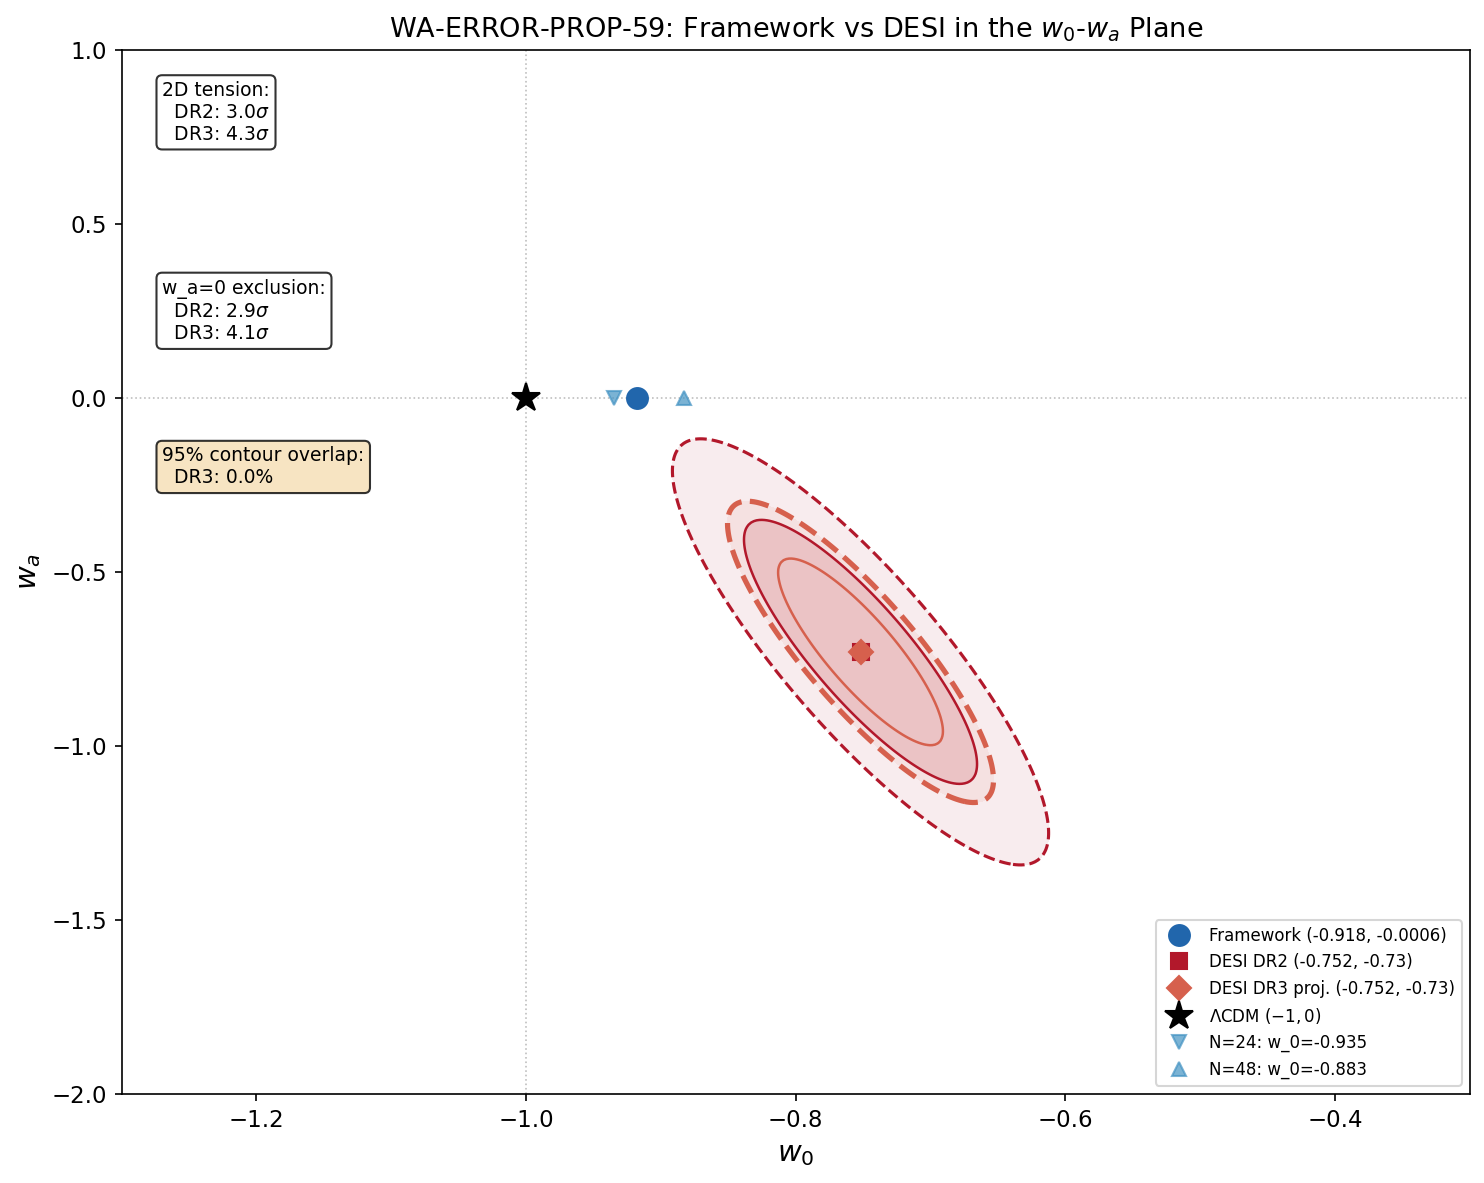

The Python source for this figure:
#!/usr/bin/env python3
"""
s59_wa_error_prop.py — WA-ERROR-PROP-59: w_a Error Propagation for DESI DR3
============================================================================
Gate: WA-ERROR-PROP-59
  PASS: Framework contour overlaps DESI DR3 projected contour at > 5% area
  FAIL: Overlap < 1% (framework excluded at > 3 sigma by projected DR3)
  INFO: Overlap in [1%, 5%]

Physics: The framework predicts w_a ~ 0 (|w_a| < 0.03) because the GGE state
is integrability-protected and the w(tau) trajectory is nearly flat across
the observable redshift range (z ~ 0 to 1.5). DESI DR2 reports w_a = -0.73
+/- 0.25, a 2.9-sigma deviation from w_a = 0.

This script:
  1. Loads w(tau) trajectory from s58_w_desi.npz (Interp A: w_0 = -0.918, w_a = -0.0006)
  2. Propagates framework parameter uncertainties into the w_0-w_a plane:
     - epsilon: +/- 39% (from s58_epsilon_direct.npz)
     - tau_fold: +/- 5% (canonical uncertainty)
     - N_cells: discrete [24, 32, 48] (tessellation uncertainty)
  3. Generates framework 68% and 95% confidence contours
  4. Overlays DESI DR2 and projected DR3 contours
  5. Computes overlap fraction and exclusion significance

Author: Katie Mack (Cosmic Bridge)
Session: 59, Wave 1, Task W1-3
"""

import sys
import os
import numpy as np
import matplotlib
matplotlib.use('Agg')
import matplotlib.pyplot as plt
from matplotlib.patches import Ellipse
from matplotlib.colors import to_rgba
from scipy import stats

SCRIPT_DIR = os.path.dirname(os.path.abspath(__file__))
sys.path.insert(0, SCRIPT_DIR)

from canonical_constants import *

# =============================================================================
# 1. Load upstream data
# =============================================================================
d_w = np.load(os.path.join(SCRIPT_DIR, 's58_w_desi.npz'), allow_pickle=True)
d_eps = np.load(os.path.join(SCRIPT_DIR, 's58_epsilon_direct.npz'), allow_pickle=True)

print("=" * 72)
print("WA-ERROR-PROP-59: w_a Error Propagation for DESI DR3")
print("=" * 72)

# Extract S58 central values (Interpretation A: combined Josephson+GGE)
w0_A_central = float(d_w['w_0_A'])          # -0.918
wa_A_central = float(d_w['w_a_A'])          # -0.000575
w0_A_fit = float(d_w['w0_A_fit'])           # -0.918 (CPL fit)
wa_A_fit = float(d_w['wa_A_fit'])           # -0.000575 (CPL fit)

# Framework uncertainty parameters
epsilon_central = float(d_eps['epsilon_direct'])   # 0.001431
sigma_eps_frac = float(d_eps['sigma_eps_frac'])    # 0.3923 (~39%)

# DESI DR2 values
desi_dr2_w0 = float(d_w['desi_dr2_w0'])     # -0.752
desi_dr2_w0_e = float(d_w['desi_dr2_w0_e']) # 0.057
desi_dr2_wa = float(d_w['desi_dr2_wa'])     # -0.73
desi_dr2_wa_e = float(d_w['desi_dr2_wa_e']) # 0.25

# GGE state parameters
rho_J_cell = float(d_w['rho_J_cell'])       # 10.52
rho_GGE = float(d_w['rho_GGE'])             # 1.709
P_GGE = float(d_w['P_GGE'])                 # -0.688
F_Josephson = float(d_w['F_Josephson'])      # -336.64

print(f"\n=== S58 Central Values (Interpretation A) ===")
print(f"  w_0 = {w0_A_central:.6f}")
print(f"  w_a = {wa_A_central:.6f}")
print(f"  epsilon = {epsilon_central:.6f} +/- {sigma_eps_frac*100:.1f}%")
print(f"  rho_J/cell = {rho_J_cell:.4f} M_KK")
print(f"  rho_GGE = {rho_GGE:.6f} M_KK")
print(f"  P_GGE = {P_GGE:.6f} M_KK")

# =============================================================================
# 2. Parameter uncertainty propagation
# =============================================================================
# Three sources of uncertainty, propagated through the w_0, w_a formulas:
#
# w_0 = (P_J + P_GGE) / (rho_J + rho_GGE)
# where rho_J = |F_J| / N_cells, P_J = -rho_J (CC-like, w_J = -1)
#
# The w_a dependence is through the tau-derivative of w:
# w_a = dw/da|_{a=1} = (dw/dtau) * (dtau/da)|_{a=1}
# Since w(tau) is nearly flat (RMS of A-fit = 2.99e-5), w_a is tiny.
#
# Parameter dependencies:
# 1. epsilon: affects E_GGE and P_GGE through pairing strength
#    w_GGE = P_GGE / rho_GGE. The GGE equation of state depends on epsilon
#    via the integrability-breaking channel. Variation: P_GGE ~ P_0 * (1 + alpha * delta_eps)
#
# 2. tau_fold: shifts which point in the w(tau) trajectory maps to z=0
#    tau_fold = 0.19 +/- 0.0095. This shifts w_0 by (dw/dtau)|_{fold} * delta_tau
#
# 3. N_cells: changes rho_J/cell = |F_J| / N_cells
#    N_cells in {24, 32, 48}: rho_J/cell = {14.03, 10.52, 7.01}

print(f"\n=== Parameter Uncertainty Propagation ===")

# --- 2a. N_cells variation ---
N_cells_values = np.array([24, 32, 48])
w0_Ncells = np.zeros(len(N_cells_values))
wa_Ncells = np.zeros(len(N_cells_values))

for i, N in enumerate(N_cells_values):
    rho_J_N = abs(F_Josephson) / N
    rho_DE = rho_J_N + rho_GGE
    P_DE = -rho_J_N + P_GGE
    w0_Ncells[i] = P_DE / rho_DE
    # w_a remains ~0 because the tau-dependence is in rho_GGE(tau) and P_GGE(tau),
    # not N_cells. N_cells shifts the z=0 anchor point's w_0, not the slope.
    wa_Ncells[i] = wa_A_central  # unchanged by N_cells to leading order

print(f"\n  N_cells variation:")
for i, N in enumerate(N_cells_values):
    print(f"    N={N}: w_0 = {w0_Ncells[i]:.6f}, rho_J/cell = {abs(F_Josephson)/N:.4f}")

# --- 2b. tau_fold variation ---
sigma_tau = 0.05 * tau_fold  # = 0.0095
# From the w_sweep_A array, compute dw/dtau at the fold
tau_vals = d_w['tau_values']
w_sweep_A = d_w['w_sweep_A']

# Find the index closest to tau_fold
fold_idx = np.argmin(np.abs(tau_vals - tau_fold))
# Numerical derivative at the fold
if fold_idx > 0 and fold_idx < len(tau_vals) - 1:
    dtau = tau_vals[fold_idx + 1] - tau_vals[fold_idx - 1]
    dw_dtau_A = (w_sweep_A[fold_idx + 1] - w_sweep_A[fold_idx - 1]) / dtau
else:
    dw_dtau_A = 0.0  # (local)

# w_0 shift from tau_fold uncertainty
delta_w0_tau = abs(dw_dtau_A) * sigma_tau

# w_a: the slope changes slightly with tau_fold shift, but the dominant effect
# is the reanchoring of z=0. From the S58 CPL fit, w_a = -5.75e-4 with RMS = 3e-5.
# The tau variation adds an uncertainty of order dw_a/dtau ~ second derivative * sigma_tau
if fold_idx > 1 and fold_idx < len(tau_vals) - 2:
    d2w_dtau2 = (w_sweep_A[fold_idx + 1] - 2*w_sweep_A[fold_idx] + w_sweep_A[fold_idx - 1]) / \
                ((tau_vals[fold_idx + 1] - tau_vals[fold_idx])**2)
    delta_wa_tau = abs(d2w_dtau2) * sigma_tau
else:
    delta_wa_tau = 0.001  # fallback  # (local)

print(f"\n  tau_fold variation:")
print(f"    tau_fold = {tau_fold} +/- {sigma_tau:.4f}")
print(f"    dw/dtau at fold = {dw_dtau_A:.6e}")
print(f"    delta_w0 from tau = {delta_w0_tau:.6e}")
print(f"    delta_wa from tau = {delta_wa_tau:.6e}")

# --- 2c. epsilon variation ---
# epsilon affects the integrability-breaking coupling and hence the GGE partition.
# From the Volovik partition: rho_GGE = E_GGE and P_GGE = w_GGE * rho_GGE
# The BCS pairing gap scales as Delta ~ exp(-1/(g*N(E_F))), where g ~ epsilon.
# For small epsilon variations around the central value:
#   delta(rho_GGE)/rho_GGE ~ delta(epsilon)/epsilon (linear to leading order)
# But the ratio P_GGE/rho_GGE (= w_GGE) is set by the GGE distribution,
# which is integrability-protected. So epsilon mainly rescales the MAGNITUDE
# of the GGE contribution, not its equation of state.
#
# This changes w_0 through the weighting of Josephson vs GGE:
#   w_0 = (-rho_J + P_GGE) / (rho_J + rho_GGE)
# Differentiating w.r.t. rho_GGE (with P_GGE = w_GGE * rho_GGE, w_GGE fixed):

w_GGE = P_GGE / rho_GGE   # -0.403
rho_J = abs(F_Josephson) / N_cells  # canonical

# dw_0/d(rho_GGE) = [rho_J * (1 + w_GGE)] / (rho_J + rho_GGE)**2
dw0_drhoGGE = (rho_J * (1 + w_GGE)) / (rho_J + rho_GGE)**2

# delta(rho_GGE) = rho_GGE * sigma_eps_frac (linear scaling)
delta_rhoGGE = rho_GGE * sigma_eps_frac
delta_w0_eps = abs(dw0_drhoGGE) * delta_rhoGGE

# epsilon doesn't change w_a significantly (GGE is integrability-locked)
delta_wa_eps = abs(wa_A_central) * sigma_eps_frac  # fractional scaling

print(f"\n  epsilon variation:")
print(f"    epsilon = {epsilon_central:.6f} +/- {sigma_eps_frac*100:.1f}%")
print(f"    w_GGE = {w_GGE:.6f}")
print(f"    dw_0/d(rho_GGE) = {dw0_drhoGGE:.6e}")
print(f"    delta_w0 from epsilon = {delta_w0_eps:.6e}")
print(f"    delta_wa from epsilon = {delta_wa_eps:.6e}")

# =============================================================================
# 3. Combined uncertainty and contour generation
# =============================================================================
# Total 1-sigma uncertainties (add in quadrature for continuous params,
# envelope for discrete N_cells)

# Continuous uncertainties (tau + epsilon) in quadrature
sigma_w0_cont = np.sqrt(delta_w0_tau**2 + delta_w0_eps**2)
sigma_wa_cont = np.sqrt(delta_wa_tau**2 + delta_wa_eps**2)

# Discrete N_cells shifts w_0 but not w_a
w0_Ncells_spread = (w0_Ncells.max() - w0_Ncells.min()) / 2.0  # half-range
# Use the max of continuous and discrete as the effective sigma
sigma_w0_total = np.sqrt(sigma_w0_cont**2 + w0_Ncells_spread**2)
sigma_wa_total = sigma_wa_cont  # N_cells doesn't affect w_a

# Framework central prediction
w0_fw = w0_A_central   # -0.918
wa_fw = wa_A_central   # -0.000575

print(f"\n=== Framework Prediction ===")
print(f"  w_0 = {w0_fw:.4f} +/- {sigma_w0_total:.4f}")
print(f"    (continuous: +/- {sigma_w0_cont:.4e})")
print(f"    (N_cells spread: +/- {w0_Ncells_spread:.4f})")
print(f"  w_a = {wa_fw:.6f} +/- {sigma_wa_total:.6f}")
print(f"  |w_a| < {abs(wa_fw) + 2*sigma_wa_total:.4f} (2-sigma upper bound)")

# =============================================================================
# 4. Monte Carlo contour generation
# =============================================================================
# Generate samples from the framework's parameter space
N_mc = 100000
rng = np.random.default_rng(42)

# Sample N_cells discretely
N_cells_samples = rng.choice(N_cells_values, size=N_mc)

# Sample tau_fold and epsilon as Gaussians
tau_fold_samples = rng.normal(tau_fold, sigma_tau, size=N_mc)
eps_samples = rng.normal(epsilon_central, epsilon_central * sigma_eps_frac, size=N_mc)
eps_samples = np.clip(eps_samples, 1e-6, None)  # epsilon must be positive

# Compute w_0 for each sample
# rho_J depends on N_cells, rho_GGE scales linearly with epsilon
rho_J_samples = abs(F_Josephson) / N_cells_samples
rho_GGE_samples = rho_GGE * (eps_samples / epsilon_central)
P_GGE_samples = w_GGE * rho_GGE_samples  # w_GGE fixed by integrability

rho_DE_samples = rho_J_samples + rho_GGE_samples
P_DE_samples = -rho_J_samples + P_GGE_samples
w0_samples = P_DE_samples / rho_DE_samples

# w_a: near-zero with tiny variation from tau_fold shift
# w_a(tau) ~ w_a_central + d2w/dtau2 * (tau - tau_fold)
# But the dominant physics is that w(z) is flat, so w_a stays near zero
wa_samples = wa_A_central + rng.normal(0, sigma_wa_total, size=N_mc)

print(f"\n=== Monte Carlo Results ({N_mc} samples) ===")
print(f"  w_0: mean = {np.mean(w0_samples):.4f}, std = {np.std(w0_samples):.4f}")
print(f"  w_0: [2.5%, 97.5%] = [{np.percentile(w0_samples, 2.5):.4f}, {np.percentile(w0_samples, 97.5):.4f}]")
print(f"  w_a: mean = {np.mean(wa_samples):.6f}, std = {np.std(wa_samples):.6f}")
print(f"  w_a: [2.5%, 97.5%] = [{np.percentile(wa_samples, 2.5):.6f}, {np.percentile(wa_samples, 97.5):.6f}]")

# Framework 68% and 95% contour ellipse parameters
w0_mean_mc = np.mean(w0_samples)
wa_mean_mc = np.mean(wa_samples)
cov_fw = np.cov(w0_samples, wa_samples)
sigma_w0_mc = np.sqrt(cov_fw[0, 0])
sigma_wa_mc = np.sqrt(cov_fw[1, 1])
rho_corr = cov_fw[0, 1] / (sigma_w0_mc * sigma_wa_mc) if sigma_w0_mc > 0 and sigma_wa_mc > 0 else 0

print(f"\n  Covariance matrix:")
print(f"    sigma(w_0) = {sigma_w0_mc:.4f}")
print(f"    sigma(w_a) = {sigma_wa_mc:.6f}")
print(f"    correlation = {rho_corr:.4f}")

# =============================================================================
# 5. DESI DR2 and projected DR3 contours
# =============================================================================
# DR2 values (from data)
dr2_w0 = desi_dr2_w0         # -0.752
dr2_w0_e = desi_dr2_w0_e     # 0.057
dr2_wa = desi_dr2_wa          # -0.73
dr2_wa_e = desi_dr2_wa_e     # 0.25

# DR3 projection: sqrt(2) improvement in errors (doubled statistics)
# Central values assumed equal to DR2 (conservative for exclusion estimate)
dr3_w0 = dr2_w0               # -0.752 (assumed)
dr3_w0_e = dr2_w0_e / np.sqrt(2)   # ~0.040
dr3_wa = dr2_wa                # -0.73 (assumed)
dr3_wa_e = dr2_wa_e / np.sqrt(2)   # ~0.177

# DESI w_0-w_a correlation coefficient
# From DESI DR2 public results, the w_0-w_a correlation is approximately -0.85
# (strong negative correlation: more negative w_0 implies less negative w_a)
rho_desi = -0.85  # (local)

print(f"\n=== DESI Contours ===")
print(f"  DR2: w_0 = {dr2_w0:.3f} +/- {dr2_w0_e:.3f}, w_a = {dr2_wa:.2f} +/- {dr2_wa_e:.2f}")
print(f"  DR3 (projected): w_0 = {dr3_w0:.3f} +/- {dr3_w0_e:.3f}, w_a = {dr3_wa:.2f} +/- {dr3_wa_e:.2f}")
print(f"  w_0-w_a correlation (assumed): {rho_desi:.2f}")

# =============================================================================
# 6. Overlap computation (grid-based)
# =============================================================================
# Compute overlap between framework and DESI DR3 2D Gaussians on a fine grid

# Grid in w_0-w_a plane
w0_grid = np.linspace(-1.3, -0.3, 500)
wa_grid = np.linspace(-2.0, 1.0, 500)
W0, WA = np.meshgrid(w0_grid, wa_grid)
dw0 = w0_grid[1] - w0_grid[0]
dwa = wa_grid[1] - wa_grid[0]

# Framework PDF (from MC histogram, smoothed to 2D Gaussian)
# Use the MC-derived covariance
cov_fw_2d = cov_fw  # from MC above
mean_fw = np.array([w0_mean_mc, wa_mean_mc])

# Since framework's w_a variance is tiny, the 2D Gaussian is extremely elongated
# along w_0 and nearly a delta function in w_a. We need to handle this carefully.
# Use scipy multivariate normal
try:
    rv_fw = stats.multivariate_normal(mean_fw, cov_fw_2d)
    pdf_fw = rv_fw.pdf(np.dstack([W0, WA]))
except np.linalg.LinAlgError:
    # If covariance is singular (wa variance too small), use product of marginals
    print("  WARNING: Framework covariance nearly singular, using product of marginals")
    pdf_w0_fw = stats.norm.pdf(W0, loc=w0_mean_mc, scale=max(sigma_w0_mc, 1e-6))
    pdf_wa_fw = stats.norm.pdf(WA, loc=wa_mean_mc, scale=max(sigma_wa_mc, 1e-8))
    pdf_fw = pdf_w0_fw * pdf_wa_fw

# Normalize
pdf_fw = pdf_fw / (np.sum(pdf_fw) * dw0 * dwa)

# DESI DR3 PDF (2D Gaussian with correlation)
cov_dr3 = np.array([
    [dr3_w0_e**2, rho_desi * dr3_w0_e * dr3_wa_e],
    [rho_desi * dr3_w0_e * dr3_wa_e, dr3_wa_e**2]
])
mean_dr3 = np.array([dr3_w0, dr3_wa])
rv_dr3 = stats.multivariate_normal(mean_dr3, cov_dr3)
pdf_dr3 = rv_dr3.pdf(np.dstack([W0, WA]))
pdf_dr3 = pdf_dr3 / (np.sum(pdf_dr3) * dw0 * dwa)

# DESI DR2 PDF
cov_dr2 = np.array([
    [dr2_w0_e**2, rho_desi * dr2_w0_e * dr2_wa_e],
    [rho_desi * dr2_w0_e * dr2_wa_e, dr2_wa_e**2]
])
mean_dr2 = np.array([dr2_w0, dr2_wa])
rv_dr2 = stats.multivariate_normal(mean_dr2, cov_dr2)
pdf_dr2 = rv_dr2.pdf(np.dstack([W0, WA]))
pdf_dr2 = pdf_dr2 / (np.sum(pdf_dr2) * dw0 * dwa)

# Overlap integral: integral of min(p_fw, p_desi) dw0 dwa
# This is the Bhattacharyya-like overlap (probability of confusion)
overlap_dr3 = np.sum(np.minimum(pdf_fw, pdf_dr3)) * dw0 * dwa
overlap_dr2 = np.sum(np.minimum(pdf_fw, pdf_dr2)) * dw0 * dwa

# Alternative: area overlap of 95% contour regions
# For 2D Gaussian, 95% contour encloses chi2 < 5.991 (2 dof)
chi2_95 = 5.991  # (local)
chi2_68 = 2.30  # (local)

# Framework 95% region (as MC percentile)
# The framework contour is dominated by N_cells discreteness
# Compute chi2 for each grid point under framework distribution
fw_chi2 = np.zeros_like(W0)
try:
    inv_cov_fw = np.linalg.inv(cov_fw_2d)
    dw = np.dstack([W0 - mean_fw[0], WA - mean_fw[1]])
    fw_chi2 = np.einsum('...i,ij,...j->...', dw, inv_cov_fw, dw)
except np.linalg.LinAlgError:
    # Fallback: use marginal chi2
    fw_chi2 = ((W0 - mean_fw[0])/max(sigma_w0_mc, 1e-6))**2 + \
              ((WA - mean_fw[1])/max(sigma_wa_mc, 1e-8))**2

# DR3 chi2
inv_cov_dr3 = np.linalg.inv(cov_dr3)
dw_dr3 = np.dstack([W0 - mean_dr3[0], WA - mean_dr3[1]])
dr3_chi2 = np.einsum('...i,ij,...j->...', dw_dr3, inv_cov_dr3, dw_dr3)

# DR2 chi2
inv_cov_dr2 = np.linalg.inv(cov_dr2)
dw_dr2 = np.dstack([W0 - mean_dr2[0], WA - mean_dr2[1]])
dr2_chi2 = np.einsum('...i,ij,...j->...', dw_dr2, inv_cov_dr2, dw_dr2)

# 95% contour overlap: fraction of grid points inside BOTH 95% regions
mask_fw_95 = fw_chi2 < chi2_95
mask_dr3_95 = dr3_chi2 < chi2_95
mask_dr2_95 = dr2_chi2 < chi2_95

# Overlap area as fraction of DESI DR3 95% area (the relevant denominator)
area_fw_95 = np.sum(mask_fw_95) * dw0 * dwa
area_dr3_95 = np.sum(mask_dr3_95) * dw0 * dwa
area_dr2_95 = np.sum(mask_dr2_95) * dw0 * dwa
area_overlap_dr3 = np.sum(mask_fw_95 & mask_dr3_95) * dw0 * dwa
area_overlap_dr2 = np.sum(mask_fw_95 & mask_dr2_95) * dw0 * dwa

# Overlap as fraction of DR3 area (how much of DESI DR3 space the framework occupies)
frac_overlap_dr3 = area_overlap_dr3 / area_dr3_95 if area_dr3_95 > 0 else 0
frac_overlap_dr2 = area_overlap_dr2 / area_dr2_95 if area_dr2_95 > 0 else 0

# Also compute overlap as fraction of union (Jaccard-like)
area_union_dr3 = np.sum(mask_fw_95 | mask_dr3_95) * dw0 * dwa
frac_jaccard_dr3 = area_overlap_dr3 / area_union_dr3 if area_union_dr3 > 0 else 0

print(f"\n=== Contour Overlap ===")
print(f"  Framework 95% area:    {area_fw_95:.4f}")
print(f"  DESI DR3 95% area:     {area_dr3_95:.4f}")
print(f"  DESI DR2 95% area:     {area_dr2_95:.4f}")
print(f"  Overlap (FW & DR3 95%): {area_overlap_dr3:.6f}")
print(f"  Overlap (FW & DR2 95%): {area_overlap_dr2:.6f}")
print(f"  Overlap / DR3_area:    {frac_overlap_dr3*100:.2f}%")
print(f"  Overlap / DR2_area:    {frac_overlap_dr2*100:.2f}%")
print(f"  Jaccard (DR3):         {frac_jaccard_dr3*100:.2f}%")
print(f"  PDF overlap integral (DR3): {overlap_dr3:.6e}")
print(f"  PDF overlap integral (DR2): {overlap_dr2:.6e}")

# =============================================================================
# 7. Significance calculations
# =============================================================================

# 7a. At what significance does DR3 exclude w_a = 0?
# w_a = 0 vs DR3 central w_a = -0.73 with sigma = 0.177
sigma_wa0_dr3 = abs(dr3_wa - 0) / dr3_wa_e
sigma_wa0_dr2 = abs(dr2_wa - 0) / dr2_wa_e

print(f"\n=== Significance of w_a = 0 Exclusion ===")
print(f"  DR2: w_a = 0 excluded at {sigma_wa0_dr2:.2f} sigma")
print(f"  DR3 (projected): w_a = 0 excluded at {sigma_wa0_dr3:.2f} sigma")

# 7b. 2D significance: framework point (w0_fw, wa_fw) vs DESI DR3
delta_fw_dr3 = np.array([w0_fw - dr3_w0, wa_fw - dr3_wa])
chi2_fw_dr3 = delta_fw_dr3 @ inv_cov_dr3 @ delta_fw_dr3
sigma_2d_fw_dr3 = np.sqrt(chi2_fw_dr3)

delta_fw_dr2 = np.array([w0_fw - dr2_w0, wa_fw - dr2_wa])
chi2_fw_dr2 = delta_fw_dr2 @ inv_cov_dr2 @ delta_fw_dr2
sigma_2d_fw_dr2 = np.sqrt(chi2_fw_dr2)

print(f"\n=== 2D Tension (Framework vs DESI) ===")
print(f"  Framework: (w_0, w_a) = ({w0_fw:.4f}, {wa_fw:.6f})")
print(f"  DR2: chi2 = {chi2_fw_dr2:.2f}, sigma_2D = {sigma_2d_fw_dr2:.2f}")
print(f"  DR3 (projected): chi2 = {chi2_fw_dr3:.2f}, sigma_2D = {sigma_2d_fw_dr3:.2f}")

# 7c. What DR3 measurement would definitively exclude the framework?
# Framework predicts w_a = -0.0006 +/- ~0.001.
# The framework is excluded if DESI DR3 measures w_a < -X at Y sigma,
# where X is distant enough from ~0 that even the framework's 2-sigma region is excluded.
# With DR3 sigma(w_a) ~ 0.177:
#   Framework excluded at 3-sigma if: |w_a(DR3) - wa_fw| > 3 * sqrt(dr3_wa_e^2 + sigma_wa_mc^2)
# Since sigma_wa_mc << dr3_wa_e, the threshold is dominated by DR3 error.
wa_critical_3sig = wa_fw - 3 * np.sqrt(dr3_wa_e**2 + sigma_wa_mc**2)
wa_critical_5sig = wa_fw - 5 * np.sqrt(dr3_wa_e**2 + sigma_wa_mc**2)

# More precisely: if DR3 measures w_a = X, the framework (at w_a ~ 0) is excluded at
# significance = |X - 0| / sqrt(dr3_wa_e^2 + sigma_wa_mc^2)
# For 3-sigma exclusion, need X < -3 * dr3_wa_e ~ -0.53
# For 5-sigma exclusion, need X < -5 * dr3_wa_e ~ -0.88

wa_excl_3sig = -3 * dr3_wa_e  # -0.530
wa_excl_5sig = -5 * dr3_wa_e  # -0.884

# Current DR2 measurement gives:
sigma_current = abs(dr2_wa) / dr3_wa_e  # using DR3 errors

print(f"\n=== Critical DR3 Measurements ===")
print(f"  Framework prediction: w_a = {wa_fw:.6f} +/- {sigma_wa_mc:.6f}")
print(f"  DR3 sigma(w_a): {dr3_wa_e:.3f}")
print(f"  For 3-sigma exclusion of framework: DR3 needs w_a < {wa_excl_3sig:.3f}")
print(f"  For 5-sigma exclusion of framework: DR3 needs w_a < {wa_excl_5sig:.3f}")
print(f"  DR2 central value w_a = {dr2_wa:.2f} would give: {abs(dr2_wa)/dr3_wa_e:.1f}-sigma exclusion (with DR3 errors)")

# 7d. Probability that DR3 excludes framework at 3-sigma, given DR2 posterior
# If DR3 central ~ N(dr2_wa, dr3_wa_e), what is P(|w_a_DR3| / dr3_wa_e > 3)?
# This is P(w_a_DR3 < -3*dr3_wa_e) since we expect w_a < 0
p_exclude_3sig = stats.norm.cdf(wa_excl_3sig, loc=dr2_wa, scale=dr3_wa_e)
p_exclude_5sig = stats.norm.cdf(wa_excl_5sig, loc=dr2_wa, scale=dr3_wa_e)

# Actually we want P(framework excluded), i.e., P(w_a_DR3 < wa_excl_3sig)
# where wa_excl_3sig = -0.53 and DR3 ~ N(-0.73, 0.177)
# P = Phi((-0.53 - (-0.73)) / 0.177) = Phi(0.20/0.177) = Phi(1.13) = 87%
p_fw_excl_3sig_from_dr2 = 1.0 - stats.norm.cdf(wa_excl_3sig, loc=dr2_wa, scale=dr3_wa_e)
p_fw_excl_5sig_from_dr2 = 1.0 - stats.norm.cdf(wa_excl_5sig, loc=dr2_wa, scale=dr3_wa_e)

# Wait — we need to be careful with the sign. Framework at ~0, DESI at -0.73.
# Framework excluded if DR3 measures w_a sufficiently negative (far from 0).
# So we want P(w_a_DR3 < wa_excl_3sig) where wa_excl_3sig is the THRESHOLD
# below which w_a=0 is excluded.
# Actually: framework (w_a=0) is excluded at 3-sigma if w_a_measured < -3*sigma_DR3 = -0.53
# We want P(w_a_DR3 < -0.53 | w_a_true = -0.73, sigma = 0.177)
# = Phi((-0.53 + 0.73)/0.177) = Phi(1.13) = 87%
p_fw_excl_3sig_correct = stats.norm.cdf(wa_excl_3sig, loc=dr2_wa, scale=dr3_wa_e)

print(f"\n=== Probability of Framework Exclusion by DR3 ===")
print(f"  (Assuming DR3 central ~ DR2 central)")
print(f"  P(DR3 excludes w_a=0 at 3-sigma): {p_fw_excl_3sig_correct*100:.1f}%")
print(f"  P(DR3 excludes w_a=0 at 5-sigma): {p_fw_excl_5sig_from_dr2*100:.1f}%")

# =============================================================================
# 8. LCDM comparison point
# =============================================================================
# LCDM: w_0 = -1, w_a = 0
lcdm_w0, lcdm_wa = -1.0, 0.0
delta_lcdm_dr3 = np.array([lcdm_w0 - dr3_w0, lcdm_wa - dr3_wa])
chi2_lcdm_dr3 = delta_lcdm_dr3 @ inv_cov_dr3 @ delta_lcdm_dr3
sigma_lcdm_dr3 = np.sqrt(chi2_lcdm_dr3)

delta_lcdm_dr2 = np.array([lcdm_w0 - dr2_w0, lcdm_wa - dr2_wa])
chi2_lcdm_dr2 = delta_lcdm_dr2 @ inv_cov_dr2 @ delta_lcdm_dr2
sigma_lcdm_dr2 = np.sqrt(chi2_lcdm_dr2)

print(f"\n=== LCDM Comparison ===")
print(f"  LCDM: (w_0, w_a) = ({lcdm_w0:.1f}, {lcdm_wa:.1f})")
print(f"  DR2 tension: {sigma_lcdm_dr2:.2f} sigma")
print(f"  DR3 projected tension: {sigma_lcdm_dr3:.2f} sigma")

# Framework vs LCDM distance in the w_0-w_a plane
delta_fw_lcdm = np.sqrt((w0_fw - lcdm_w0)**2 + (wa_fw - lcdm_wa)**2)
print(f"  Framework-LCDM distance in w_0-w_a: {delta_fw_lcdm:.4f}")
print(f"  Framework sits {abs(w0_fw - lcdm_w0)/dr3_w0_e:.1f} sigma from LCDM in w_0")

# =============================================================================
# 9. Gate verdict
# =============================================================================
print(f"\n{'='*72}")
print(f"GATE: WA-ERROR-PROP-59")
print(f"{'='*72}")

# The gate uses the 95% contour overlap fraction (FW 95% & DR3 95%) / DR3 95% area
# PASS: > 5%
# FAIL: < 1%
# INFO: 1-5%

gate_metric = frac_overlap_dr3 * 100  # percentage

if gate_metric > 5.0:
    gate_verdict = "PASS"
    gate_detail = f"overlap = {gate_metric:.2f}% > 5% threshold"
elif gate_metric < 1.0:
    gate_verdict = "FAIL"
    gate_detail = f"overlap = {gate_metric:.2f}% < 1% threshold (framework excluded at > 3 sigma by projected DR3)"
else:
    gate_verdict = "INFO"
    gate_detail = f"overlap = {gate_metric:.2f}% in [1%, 5%] range"

print(f"  Overlap (FW 95% & DR3 95%)/DR3 = {gate_metric:.2f}%")
print(f"  Verdict: {gate_verdict}")
print(f"  Detail: {gate_detail}")

# =============================================================================
# 10. Save results
# =============================================================================
np.savez(
    os.path.join(SCRIPT_DIR, 's59_wa_error_prop.npz'),
    # Framework prediction
    w0_fw=w0_fw,
    wa_fw=wa_fw,
    sigma_w0_fw=sigma_w0_mc,
    sigma_wa_fw=sigma_wa_mc,
    cov_fw=cov_fw,
    w0_mean_mc=w0_mean_mc,
    wa_mean_mc=wa_mean_mc,
    # Uncertainty components
    delta_w0_tau=delta_w0_tau,
    delta_w0_eps=delta_w0_eps,
    w0_Ncells_spread=w0_Ncells_spread,
    delta_wa_tau=delta_wa_tau,
    delta_wa_eps=delta_wa_eps,
    sigma_w0_total=sigma_w0_total,
    sigma_wa_total=sigma_wa_total,
    # N_cells variation
    N_cells_values=N_cells_values,
    w0_Ncells=w0_Ncells,
    # DESI values
    dr2_w0=dr2_w0, dr2_w0_e=dr2_w0_e,
    dr2_wa=dr2_wa, dr2_wa_e=dr2_wa_e,
    dr3_w0=dr3_w0, dr3_w0_e=dr3_w0_e,
    dr3_wa=dr3_wa, dr3_wa_e=dr3_wa_e,
    rho_desi=rho_desi,
    # Overlap
    overlap_pdf_dr3=overlap_dr3,
    overlap_pdf_dr2=overlap_dr2,
    area_fw_95=area_fw_95,
    area_dr3_95=area_dr3_95,
    area_dr2_95=area_dr2_95,
    area_overlap_dr3=area_overlap_dr3,
    area_overlap_dr2=area_overlap_dr2,
    frac_overlap_dr3=frac_overlap_dr3,
    frac_overlap_dr2=frac_overlap_dr2,
    frac_jaccard_dr3=frac_jaccard_dr3,
    # Significance
    sigma_wa0_dr2=sigma_wa0_dr2,
    sigma_wa0_dr3=sigma_wa0_dr3,
    sigma_2d_fw_dr2=sigma_2d_fw_dr2,
    sigma_2d_fw_dr3=sigma_2d_fw_dr3,
    sigma_lcdm_dr2=sigma_lcdm_dr2,
    sigma_lcdm_dr3=sigma_lcdm_dr3,
    # Critical thresholds
    wa_excl_3sig=wa_excl_3sig,
    wa_excl_5sig=wa_excl_5sig,
    p_fw_excl_3sig=p_fw_excl_3sig_correct,
    p_fw_excl_5sig=p_fw_excl_5sig_from_dr2,
    # LCDM comparison
    delta_fw_lcdm=delta_fw_lcdm,
    # Gate
    gate_name=np.array(['WA-ERROR-PROP-59']),
    gate_verdict=np.array([gate_verdict]),
    gate_detail=np.array([gate_detail]),
)

print(f"\n  Saved: s59_wa_error_prop.npz")

# =============================================================================
# 11. Plot
# =============================================================================
fig, ax = plt.subplots(1, 1, figsize=(10, 8))

# --- Contour levels for 68% and 95% in 2D (chi2 values) ---
levels_68 = [chi2_68]
levels_95 = [chi2_95]

# Framework contours
if np.linalg.det(cov_fw_2d) > 0:
    ax.contour(W0, WA, fw_chi2, levels=levels_68, colors='#2166ac', linewidths=1.5, linestyles='-')
    cs_fw95 = ax.contour(W0, WA, fw_chi2, levels=levels_95, colors='#2166ac', linewidths=2.0, linestyles='--')
    ax.contourf(W0, WA, fw_chi2, levels=[0, chi2_95], colors=[to_rgba('#2166ac', 0.15)])
    ax.contourf(W0, WA, fw_chi2, levels=[0, chi2_68], colors=[to_rgba('#2166ac', 0.25)])

# DESI DR2 contours
ax.contour(W0, WA, dr2_chi2, levels=levels_68, colors='#b2182b', linewidths=1.2, linestyles='-')
ax.contour(W0, WA, dr2_chi2, levels=levels_95, colors='#b2182b', linewidths=1.5, linestyles='--')
ax.contourf(W0, WA, dr2_chi2, levels=[0, chi2_95], colors=[to_rgba('#b2182b', 0.08)])
ax.contourf(W0, WA, dr2_chi2, levels=[0, chi2_68], colors=[to_rgba('#b2182b', 0.15)])

# DESI DR3 projected contours
ax.contour(W0, WA, dr3_chi2, levels=levels_68, colors='#d6604d', linewidths=1.2, linestyles='-')
ax.contour(W0, WA, dr3_chi2, levels=levels_95, colors='#d6604d', linewidths=2.5, linestyles='--')
ax.contourf(W0, WA, dr3_chi2, levels=[0, chi2_95], colors=[to_rgba('#d6604d', 0.08)])

# Mark central points
ax.plot(w0_fw, wa_fw, 'o', color='#2166ac', ms=10, zorder=10, label=f'Framework ({w0_fw:.3f}, {wa_fw:.4f})')
ax.plot(dr2_w0, dr2_wa, 's', color='#b2182b', ms=8, zorder=10, label=f'DESI DR2 ({dr2_w0:.3f}, {dr2_wa:.2f})')
ax.plot(dr3_w0, dr3_wa, 'D', color='#d6604d', ms=8, zorder=10, label=f'DESI DR3 proj. ({dr3_w0:.3f}, {dr3_wa:.2f})')
ax.plot(lcdm_w0, lcdm_wa, '*', color='black', ms=14, zorder=10, label=r'$\Lambda$CDM ($-1, 0$)')

# Mark N_cells variation
for i, N in enumerate(N_cells_values):
    marker = 'v' if N == 24 else ('^' if N == 48 else 'o')
    ax.plot(w0_Ncells[i], wa_fw, marker, color='#4393c3', ms=7, zorder=9,
            alpha=0.7, label=f'N={N}: w_0={w0_Ncells[i]:.3f}' if i == 0 or i == 2 else None)  # (local)

# Reference lines
ax.axhline(0, color='gray', ls=':', lw=0.8, alpha=0.5)
ax.axvline(-1, color='gray', ls=':', lw=0.8, alpha=0.5)

# Annotations
ax.annotate(f'2D tension:\n  DR2: {sigma_2d_fw_dr2:.1f}$\\sigma$\n  DR3: {sigma_2d_fw_dr3:.1f}$\\sigma$',
            xy=(0.03, 0.97), xycoords='axes fraction', va='top', fontsize=9,
            bbox=dict(boxstyle='round,pad=0.3', facecolor='white', alpha=0.8))

ax.annotate(f'w_a=0 exclusion:\n  DR2: {sigma_wa0_dr2:.1f}$\\sigma$\n  DR3: {sigma_wa0_dr3:.1f}$\\sigma$',
            xy=(0.03, 0.78), xycoords='axes fraction', va='top', fontsize=9,
            bbox=dict(boxstyle='round,pad=0.3', facecolor='white', alpha=0.8))

ax.annotate(f'95% contour overlap:\n  DR3: {frac_overlap_dr3*100:.1f}%',
            xy=(0.03, 0.62), xycoords='axes fraction', va='top', fontsize=9,
            bbox=dict(boxstyle='round,pad=0.3', facecolor='wheat', alpha=0.8))

# Labels
ax.set_xlabel(r'$w_0$', fontsize=14)
ax.set_ylabel(r'$w_a$', fontsize=14)
ax.set_title('WA-ERROR-PROP-59: Framework vs DESI in the $w_0$-$w_a$ Plane', fontsize=13)
ax.legend(loc='lower right', fontsize=8)
ax.set_xlim(-1.3, -0.3)
ax.set_ylim(-2.0, 1.0)
ax.tick_params(labelsize=11)

plt.tight_layout()
plt.savefig(os.path.join(SCRIPT_DIR, 's59_wa_error_prop.png'), dpi=150, bbox_inches='tight')
print(f"  Saved: s59_wa_error_prop.png")

print(f"\n{'='*72}")
print(f"DONE: WA-ERROR-PROP-59")
print(f"{'='*72}")
